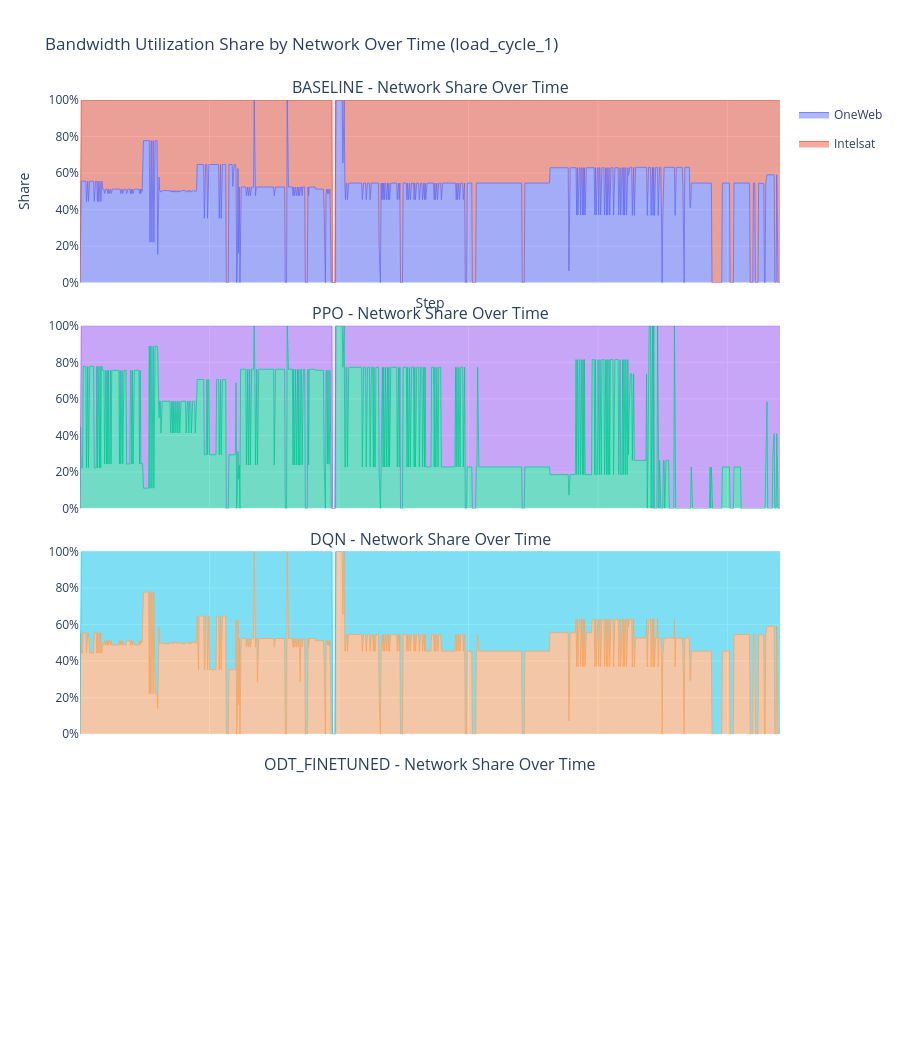

Notebook cell for this chart:
### Code cell
import plotly.graph_objects as go
from plotly.subplots import make_subplots

# choose scenario
SCENARIO = "load_cycle_1"

# choose agents to plot
agents_to_plot = ["BASELINE", "PPO", "DQN", "ODT_FINETUNED"]

plot_df = data[data["scenario"] == SCENARIO].copy()
plot_df = plot_df.sort_values(["agent", "step"])

# guard
needed = ["oneweb_share", "intelsat_share", "step", "agent"]
missing = [c for c in needed if c not in plot_df.columns]
if missing:
    raise ValueError(f"Missing columns: {missing}. Re-run testscript.py and reload data.")

# one area chart per agent
fig = make_subplots(
    rows=len(agents_to_plot), cols=1,
    shared_xaxes=True,
    subplot_titles=[f"{a} - Network Share Over Time" for a in agents_to_plot],
    vertical_spacing=0.05,
)

for r, agent in enumerate(agents_to_plot, start=1):
    g = plot_df[plot_df["agent"] == agent]
    if g.empty:
        continue

    fig.add_trace(
        go.Scatter(
            x=g["step"], y=g["oneweb_share"],
            mode="lines", line=dict(width=0.8),
            stackgroup=f"grp{r}", name="OneWeb",
            legendgroup="OneWeb", showlegend=(r == 1)
        ),
        row=r, col=1
    )
    fig.add_trace(
        go.Scatter(
            x=g["step"], y=g["intelsat_share"],
            mode="lines", line=dict(width=0.8),
            stackgroup=f"grp{r}", name="Intelsat",
            legendgroup="Intelsat", showlegend=(r == 1)
        ),
        row=r, col=1
    )

fig.update_yaxes(range=[0, 1], tickformat=".0%")
fig.update_layout(
    height=260 * len(agents_to_plot),
    title=f"Bandwidth Utilization Share by Network Over Time ({SCENARIO})",
    xaxis_title="Step",
    yaxis_title="Share",
)
fig.show()

### Figure 1 — Plotly figure (JSON) as saved in the notebook; plotly's stock layout.template omitted (floating-point values rounded to 4 significant figures; data arrays with more than 128 entries replaced by an {"elided": "..."} marker saying what was removed)
{"data": [{"legendgroup": "OneWeb", "line": {"width": 0.8}, "mode": "lines", "name": "OneWeb", "showlegend": true, "stackgroup": "grp1", "type": "scatter", "x": {"elided": "1082 int values"}, "xaxis": "x", "y": {"elided": "1082 float values"}, "yaxis": "y"}, {"legendgroup": "Intelsat", "line": {"width": 0.8}, "mode": "lines", "name": "Intelsat", "showlegend": true, "stackgroup": "grp1", "type": "scatter", "x": {"elided": "1082 int values"}, "xaxis": "x", "y": {"elided": "1082 float values"}, "yaxis": "y"}, {"legendgroup": "OneWeb", "line": {"width": 0.8}, "mode": "lines", "name": "OneWeb", "showlegend": false, "stackgroup": "grp2", "type": "scatter", "x": {"elided": "1082 int values"}, "xaxis": "x2", "y": {"elided": "1082 float values"}, "yaxis": "y2"}, {"legendgroup": "Intelsat", "line": {"width": 0.8}, "mode": "lines", "name": "Intelsat", "showlegend": false, "stackgroup": "grp2", "type": "scatter", "x": {"elided": "1082 int values"}, "xaxis": "x2", "y": {"elided": "1082 float values"}, "yaxis": "y2"}, {"legendgroup": "OneWeb", "line": {"width": 0.8}, "mode": "lines", "name": "OneWeb", "showlegend": false, "stackgroup": "grp3", "type": "scatter", "x": {"elided": "1082 int values"}, "xaxis": "x3", "y": {"elided": "1082 float values"}, "yaxis": "y3"}, {"legendgroup": "Intelsat", "line": {"width": 0.8}, "mode": "lines", "name": "Intelsat", "showlegend": false, "stackgroup": "grp3", "type": "scatter", "x": {"elided": "1082 int values"}, "xaxis": "x3", "y": {"elided": "1082 float values"}, "yaxis": "y3"}], "layout": {"annotations": [{"font": {"size": 16}, "showarrow": false, "text": "BASELINE - Network Share Over Time", "x": 0.5, "xanchor": "center", "xref": "paper", "y": 1, "yanchor": "bottom", "yref": "paper"}, {"font": {"size": 16}, "showarrow": false, "text": "PPO - Network Share Over Time", "x": 0.5, "xanchor": "center", "xref": "paper", "y": 0.7375, "yanchor": "bottom", "yref": "paper"}, {"font": {"size": 16}, "showarrow": false, "text": "DQN - Network Share Over Time", "x": 0.5, "xanchor": "center", "xref": "paper", "y": 0.475, "yanchor": "bottom", "yref": "paper"}, {"font": {"size": 16}, "showarrow": false, "text": "ODT_FINETUNED - Network Share Over Time", "x": 0.5, "xanchor": "center", "xref": "paper", "y": 0.2125, "yanchor": "bottom", "yref": "paper"}], "height": 1040, "title": {"text": "Bandwidth Utilization Share by Network Over Time (load_cycle_1)"}, "xaxis": {"anchor": "y", "domain": [0, 1], "matches": "x4", "showticklabels": false, "title": {"text": "Step"}}, "xaxis2": {"anchor": "y2", "domain": [0, 1], "matches": "x4", "showticklabels": false}, "xaxis3": {"anchor": "y3", "domain": [0, 1], "matches": "x4", "showticklabels": false}, "xaxis4": {"anchor": "y4", "domain": [0, 1]}, "yaxis": {"anchor": "x", "domain": [0.7875, 1], "range": [0, 1], "tickformat": ".0%", "title": {"text": "Share"}}, "yaxis2": {"anchor": "x2", "domain": [0.525, 0.7375], "range": [0, 1], "tickformat": ".0%"}, "yaxis3": {"anchor": "x3", "domain": [0.2625, 0.475], "range": [0, 1], "tickformat": ".0%"}, "yaxis4": {"anchor": "x4", "domain": [0, 0.2125], "range": [0, 1], "tickformat": ".0%"}}}
